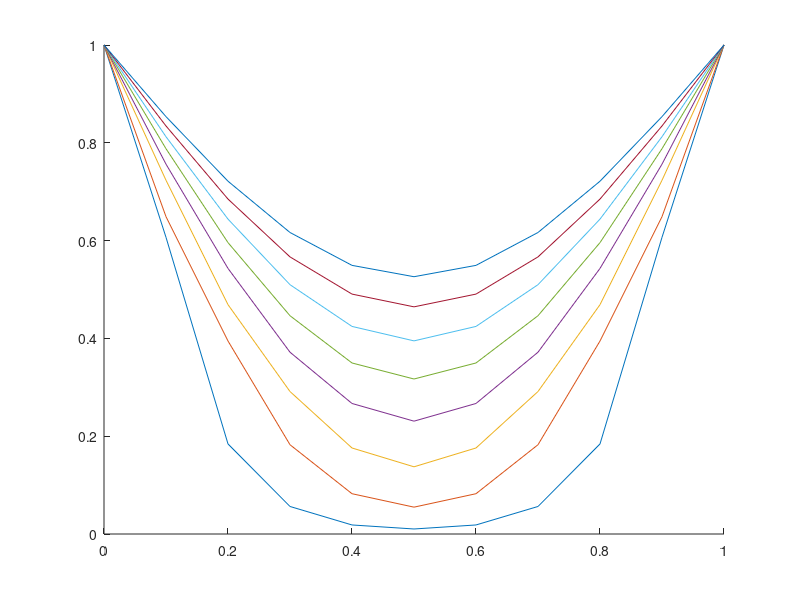

MATLAB code for this plot: (Note: this script raises an error after producing the figure.)
clear
close all

dx = 0.1;
dt = 0.025;

x = 0:dx:1;
t = 0:dt:.2;

u = zeros(length(t), length(x));
alpha = 0.5;

%EQ: ∂u/∂t = ⍺ * ∂2u/∂x2
%IC: u(x, 0) = 0;
%BC1: u(0, t) = 1;
%BC2: u(1, t) = 1;

% Discreted EQ:
% u(i, n) = -λ/2 * u(i+1, n+1) - λ/2 * u(i-1, n+1) + 
% (1 + λ) * u(i, n+1)
lamda = alpha * dt/dx^2;   % λ = ⍺ * dt/dx2

%% IC:
% because the value of u is already 0 at time 0, u(any, any, 1) = 0, we
% leave this field
% u(1, :) = 0;
%% BC1:
u(:, 1) = 1;
%% BC2:
u(:, end) = 1;

hold on
for n = 1:length(t)-1
    A = zeros(length(x));
    B = A(:, 1);
    for i = 2:length(x)-1
            %EQ:
            A(i, [i-1 i i+1]) = [-lamda/2 1+lamda -lamda/2];
            B(i) = (1 - lamda) * u(n, i) + 0.5 * lamda * (u(n, i + 1) + ...
                u(n, i - 1)) ;
    end
    % BC1: u(0,t) = 1 -> u(n+1, 1) = 1;
    A(1) = 1;
    B(1) = 1;
    % BC2: u(1,t) = 1 -> u(n+1, end) = 1;
    A(end) = 1;
    B(end) = 1;
    u(n+1, :) = A\B;
    plot(x, u(n+1, :))
end
disp("at t = "+ t(end) + " with time step of " + dt + " ,[x u] will be")
disp([x' u(end, :)'])
